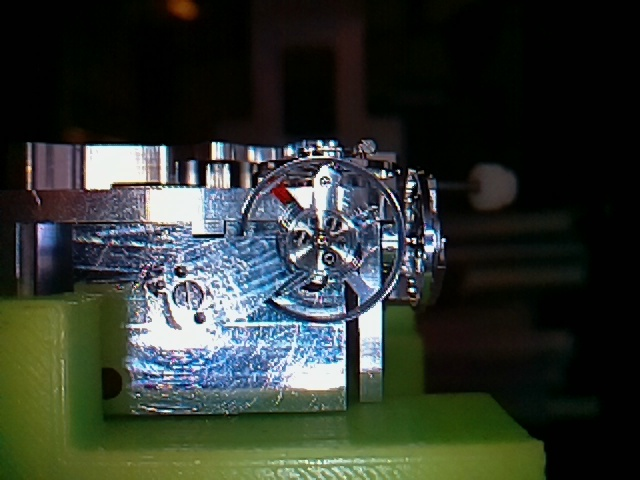
#> input picture images/2021-06-30-173054/0000000000000000.jpg, 640 x 480 px, found by its file name
$ python color_filter.py
#> lines starting #> are read from the running program, lines starting #| are printed output that depends on the picture; after the words box and inside, x2 and y2 are one past the last pixel; in counts of white or black regions, pixels touching at a corner belong together
import cv2
import numpy as np

def nothing(x):
    pass

# Create a window
cv2.namedWindow('image')

# create trackbars for color change
cv2.createTrackbar('lowH','image',0,179,nothing)
#> slider 'lowH' is set to 35
cv2.createTrackbar('highH','image',179,179,nothing)

cv2.createTrackbar('lowS','image',0,255,nothing)
#> slider 'lowS' is set to 51
cv2.createTrackbar('highS','image',255,255,nothing)

cv2.createTrackbar('lowV','image',0,255,nothing)
#> slider 'lowV' is set to 51
cv2.createTrackbar('highV','image',255,255,nothing)

# compute center
image = cv2.imread("images/2021-06-30-173225/0000000000000000.jpg")
#> image is the input picture: shape (480, 640, 3); mean B, G, R 48.3, 54.8, 48.4
centerX = image.shape[1] // 2
#> centerX = 320
centerY = image.shape[0] // 2
#> centerY = 240
radius = int(0.25*centerY)
#> radius = 60
inner_radius = int(0.8*radius)
#> inner_radius = 48

# create mask to highlight circular section when magnet moves
white = (255,255,255)
black = (0,0,0)
mask = np.zeros(image.shape[:2], dtype="uint8")
cv2.circle(mask, (centerX, centerY), radius, white, -1)
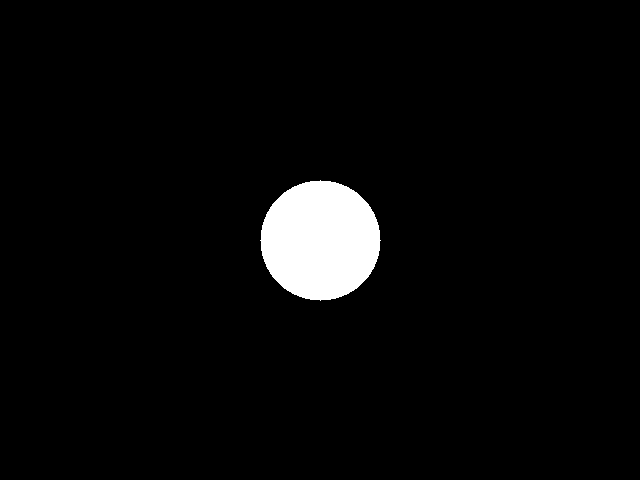
#> mask: shape (480, 640); 3.7% white; 1 white region, box (x1, y1, x2, y2) and area: (260, 180, 381, 301) 11289
cv2.circle(mask, (centerX, centerY), inner_radius, black, -1)
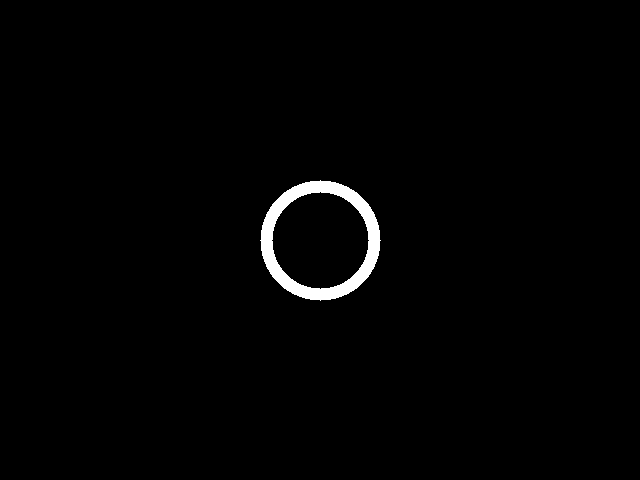
#> mask: shape (480, 640); 1.3% white; 1 white region, box (x1, y1, x2, y2) and area: (260, 180, 381, 301) 4076

while(True):
    #ret, frame = cap.read()
    frame = cv2.imread("images/2021-06-30-173638/0000000000000000.jpg")
    # get current positions of the trackbars
    ilowH = cv2.getTrackbarPos('lowH', 'image')
    ihighH = cv2.getTrackbarPos('highH', 'image')
    ilowS = cv2.getTrackbarPos('lowS', 'image')
    ihighS = cv2.getTrackbarPos('highS', 'image')
    ilowV = cv2.getTrackbarPos('lowV', 'image')
    ihighV = cv2.getTrackbarPos('highV', 'image')

    image = frame.copy()
    # apply mask to select circular area
    masked_image = cv2.bitwise_and(image,image,mask = mask)
    # convert color to hsv because it is easy to track colors in this color model
    hsv = cv2.cvtColor(masked_image, cv2.COLOR_BGR2HSV)
#> hsv: shape (480, 640, 3); mean H, S, V 1.4, 1.4, 1.9
    # Apply the cv2.inrange method to create color mask
    lower_hsv = np.array([ilowH, ilowS, ilowV])
    higher_hsv = np.array([ihighH, ihighS, ihighV])
    color_mask = cv2.inRange(hsv, lower_hsv, higher_hsv)
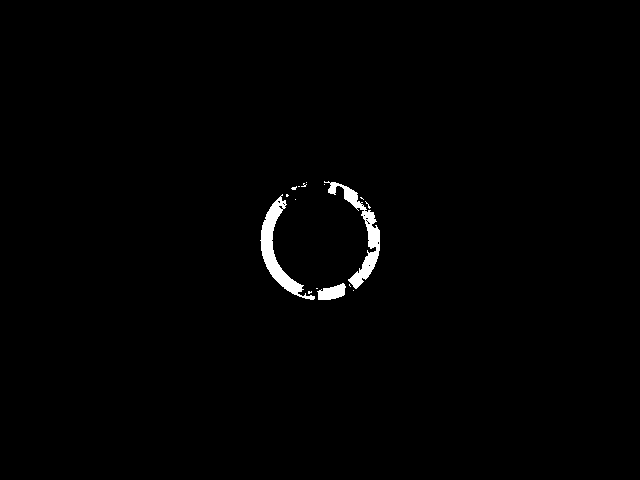
#> color_mask: shape (480, 640); 0.98% white; 16 white regions (13 under 20 px), largest, box (x1, y1, x2, y2) and area: (260, 194, 315, 300) 1355, (324, 181, 380, 289) 1252, (317, 283, 346, 300) 323
    # Apply the mask on the image to extract the original color
    image = cv2.bitwise_and(masked_image, masked_image, mask=color_mask)
    cv2.imshow('image', image)
    # Press q to exit
    if cv2.waitKey(1) & 0xFF == ord('q'):
#> (key q is pressed here)
        break
cv2.destroyAllWindows()
